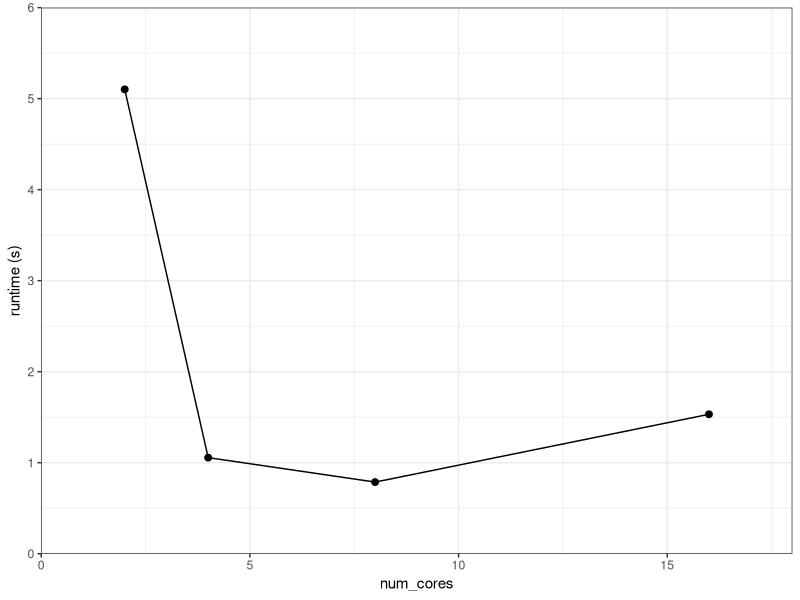

R code for this plot:
## file to generate plot for p1b

library(ggplot2)

data <- read.csv("time.csv", header = FALSE)
colnames(data) <- c("num_cores", "runtime")

out <- ggplot(data, aes(x = num_cores, y = runtime)) +
    geom_point(size = 2) +
    geom_line() +
    theme_bw() +
    scale_y_continuous(expand = c(0,0), limits = c(0, 6)) +
  scale_x_continuous(expand = c(0,0), limits = c(0, 18)) +
  ylab("runtime (s)")

filepath <- "mpi_thread.png"
ggsave(filepath, out)
